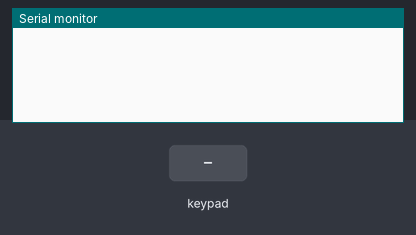
A sketch run on a simulated Arduino Uno, built with avr-gcc and run on an emulated ATmega328P. On the bench: the last lines printed to the serial monitor. Wiring (inferred from the names in the program): 4×4 keypad with keys 1 2 3 A 4 5 6 B 7 8 9 C * 0 # D (labels assumed): rows pin 13, pin 12, pin 11, pin 10; columns pin 9, pin 8, pin 7, pin 6. The test bench sets the inputs (shaded band).

Above: at 1.2 s.
1.3 s: key '1' pressed
At 2.8 s:
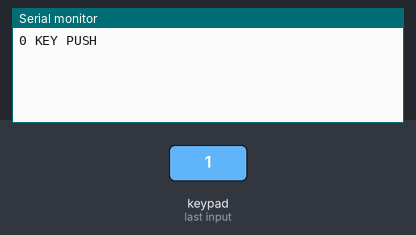
3.1 s: keypad keys 1 3 1 2 1 1 1 0 pressed 0.4 s apart
At 6.4 s:
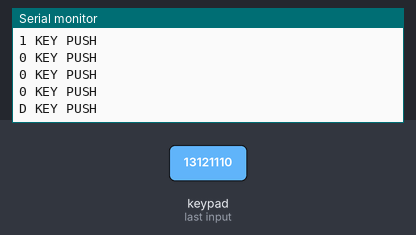
7.8 s: key '9' pressed
At 9.0 s:
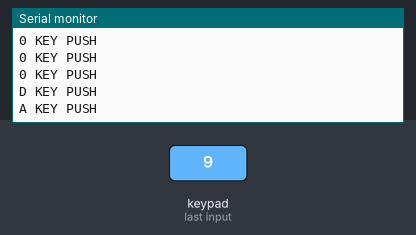
9.3 s: keypad keys 1 3 1 2 1 1 1 0 # pressed 0.4 s apart
At 14.0 s:
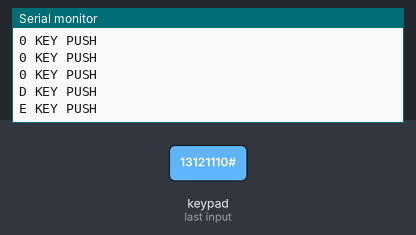
14.4 s: key 'C' pressed
At 15.6 s:
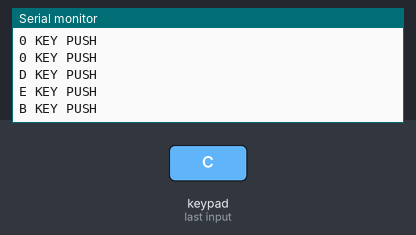
16.1 s: keypad keys 1 3 1 2 1 1 1 0 * pressed 0.4 s apart
At 20.6 s:
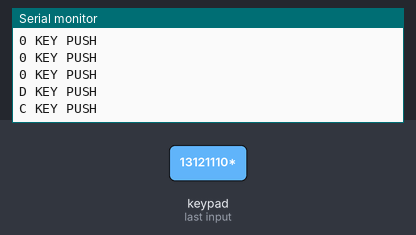
Timing chart, 0 to 22.1 s (numbered marks = the images above; inputs shaded):
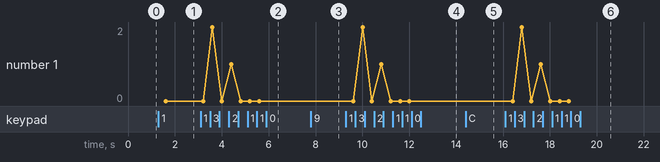

Measured:
- after the input at 1.3 s, the serial monitor: prints a new line after 0.30 s (image 1)
- after the input at 3.1 s, the serial monitor: prints a new line after 0.50 s (image 2)
- after the input at 7.8 s, the serial monitor: prints a new line at once (image 3)
- after the input at 9.3 s, the serial monitor: prints a new line after 0.31 s (image 4)
- after the input at 14.4 s, the serial monitor: prints a new line after 0.21 s (image 5)
- after the input at 16.1 s, the serial monitor: prints a new line after 0.31 s (image 6)

The sketch:

19_Keypad_cntl.ino
```cpp
const uint8_t aPinRow[4] = {13,12,11,10};
const uint8_t aPinCol[4] = { 9, 8, 7, 6};

void setup(){
    Serial.begin(115200);

    for(int i=0; i<4; i++){
        pinMode(aPinRow[i], OUTPUT);
        digitalWrite(aPinRow[i], LOW);
        pinMode(aPinCol[i], INPUT);
    }
}

void loop(){
    for(int i=0; i<4; i++){
        digitalWrite(aPinRow[i], HIGH);
        // col값 순서대로 읽기
        for(int j=0; j<4; j++){
            if(digitalRead(aPinCol[j])){
                Serial.print((i*4) + j, HEX);
                Serial.println(" KEY PUSH");
            }
        }
        digitalWrite(aPinRow[i], LOW);
        delay(100);
    }
}
```
